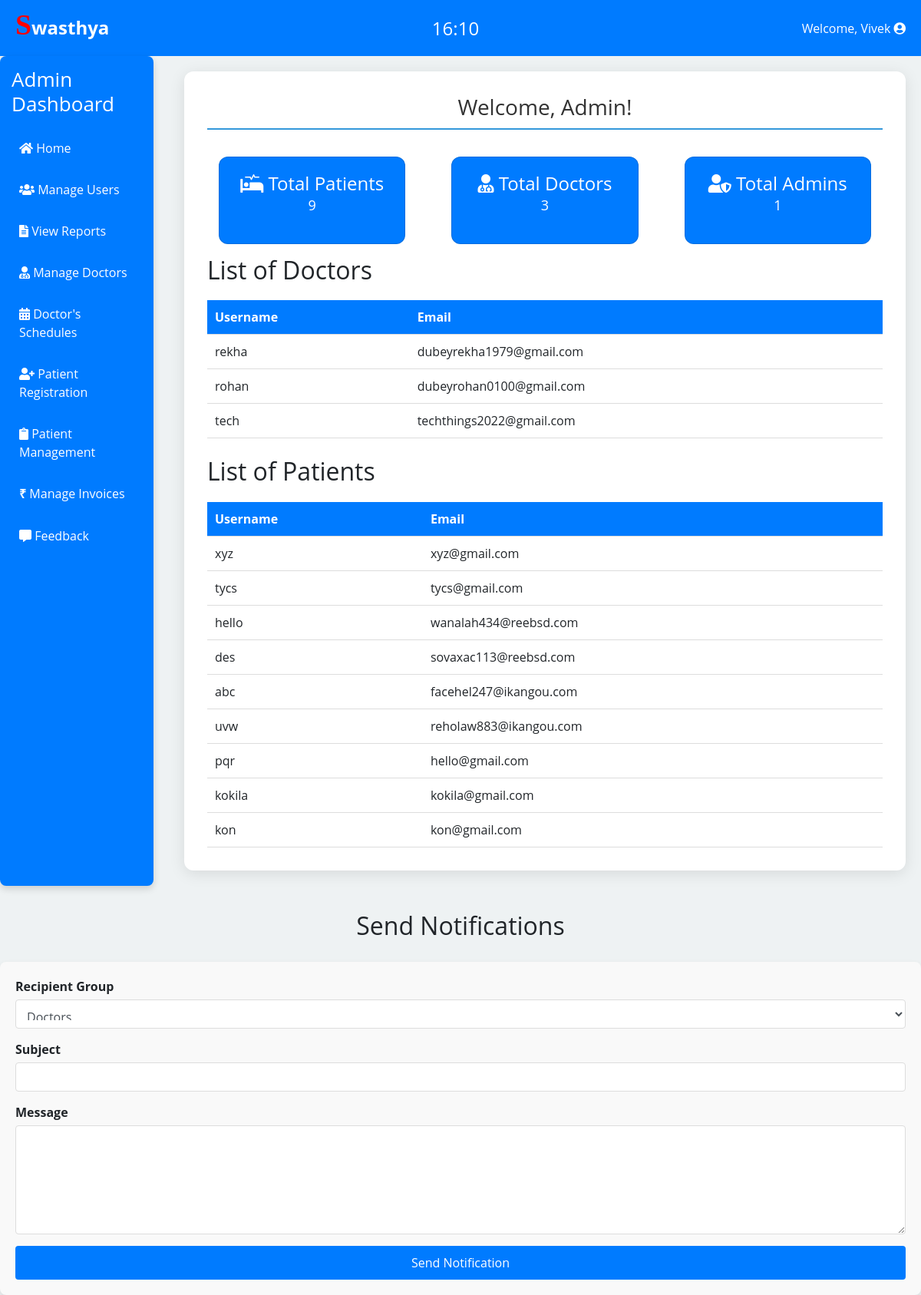
The app's page /admin/admin_dashboard.php (signed in) with its own data.
### tables this page shows
CREATE TABLE `users` (
  `id` int(11) NOT NULL,
  `username` varchar(50) NOT NULL,
  `email` varchar(100) NOT NULL,
  `password` varchar(255) NOT NULL,
  `otp` varchar(6) DEFAULT NULL,
  `otp_expiry` datetime DEFAULT NULL,
  `role` enum('admin','doctor','patient') NOT NULL,
  `created_at` datetime DEFAULT current_timestamp(),
  `reset_token` varchar(100) DEFAULT NULL,
  `reset_time` datetime DEFAULT NULL,
  `security_question` varchar(255) DEFAULT NULL,
  `security_answer` varchar(255) DEFAULT NULL
);

### admin/admin_dashboard.php (the view, shortened to what this page needs)
<?php
require_once '../config.php';
$counts = $conn->query("SELECT role, COUNT(*) as total FROM users GROUP BY role");
$totalCounts = [];
while ($row = $counts->fetch_assoc()) {
    $totalCounts[$row['role']] = $row['total'];
}
$totalDoctors = $totalCounts['doctor'] ?? 0;
$totalPatients = $totalCounts['patient'] ?? 0;
$totalAdmins = $totalCounts['admin'] ?? 0;
$name = $conn->query("SELECT username FROM users WHERE role='admin'")->fetch_row()[0];
$doctors = $conn->query("SELECT username, email FROM users WHERE role='doctor'");
$patients = $conn->query("SELECT username, email FROM users WHERE role='patient'");
?>
<!DOCTYPE html>
<html lang="en">
<head>
    <link rel="stylesheet" href="https://stackpath.bootstrapcdn.com/bootstrap/4.5.2/css/bootstrap.min.css">
    <link rel="stylesheet" href="https://cdnjs.cloudflare.com/ajax/libs/font-awesome/5.15.4/css/all.min.css">
</head>
<body oncontextmenu="return false;" onkeydown="return disableCtrlU(event);">
    <div class="top-bar">
        <h4><b>Swasthya</b></h4>
        <div class="clock-container">
            <div class="clock" id="clock"></div>
        </div>
        <div class="logout-dropdown">
            <span>Welcome, <?php echo $name; ?> <i class="fas fa-user-circle"></i></span>
        </div>
    </div>
    <div class="d-flex">
        <div class="sidebar">
            <h2>Admin Dashboard</h2>
            <div class="nav-links">
                <a href="admin_dashboard.php"><i class="fa fa-home" aria-hidden="true"></i> Home</a>
                <a href="manage_users.php"><i class="fas fa-users"></i> Manage Users</a>
                <a href="view_reports.php"><i class="fas fa-file-alt"></i> View Reports</a>
                <a href="manage_doctors.php"><i class="fas fa-user-md"></i> Manage Doctors</a>
                <a href="manage_schedule.php"><i class="fas fa-calendar-alt"></i> Doctor's Schedules</a>
                <a href="register_patient.php"><i class="fas fa-user-plus"></i> Patient Registration</a>
                <a href="manage_records.php"><i class="fas fa-clipboard"></i> Patient Management</a>
                <a href="manage_invoices.php"><span class="rupee-symbol">₹</span> Manage Invoices</a>
                <a href="feed.php"><i class="fas fa-comment-alt"></i> Feedback</a>
            </div>
        </div>
        <div class="dashboard">
            <h1>Welcome, Admin!</h1>
            <div class="row">
                <div class="col-md-4">
                    <div class="card">
                        <h2><i class="fas fa-procedures"></i> Total Patients</h2>
                        <p><?php echo $totalPatients; ?></p>
                    </div>
                </div>
                <div class="col-md-4">
                    <div class="card">
                        <h2><i class="fas fa-user-md"></i> Total Doctors</h2>
                        <p><?php echo $totalDoctors; ?></p>
                    </div>
                </div>
                <div class="col-md-4">
                    <div class="card">
                        <h2><i class="fas fa-user-shield"></i> Total Admins</h2>
                        <p><?php echo $totalAdmins; ?></p>
                    </div>
                </div>
            </div>
            <h2>List of Doctors</h2>
            <table>
                <thead>
                    <tr>
                        <th>Username</th>
                        <th>Email</th>
                    </tr>
                </thead>
                <tbody>
                    <?php while ($doctor = $doctors->fetch_assoc()) { ?>
                        <tr>
                            <td><?php echo $doctor['username']; ?></td>
                            <td><?php echo $doctor['email']; ?></td>
                        </tr>
                    <?php } ?>
                </tbody>
            </table>
            <br>
            <h2>List of Patients</h2>
            <table>
                <thead>
                    <tr>
                        <th>Username</th>
                        <th>Email</th>
                    </tr>
                </thead>
                <tbody>
                    <?php while ($patient = $patients->fetch_assoc()) { ?>
                        <tr>
                            <td><?php echo $patient['username']; ?></td>
                            <td><?php echo $patient['email']; ?></td>
                        </tr>
                    <?php } ?>
                </tbody>
            </table>
        </div>
    </div>
    <h2 id="send_notifications" style="text-align: center;">Send Notifications</h2>
    <div class="form-container">
        <form method="post" action="">
            <div class="form-group">
                <label for="recipient_group">Recipient Group</label>
                <select id="recipient_group" name="recipient_group" class="form-control">
                    <option value="doctor">Doctors</option>
                </select>
            </div>
            <div class="form-group">
                <label for="subject">Subject</label>
                <input type="text" id="subject" name="subject" class="form-control" required>
            </div>
            <div class="form-group">
                <label for="message">Message</label>
                <textarea id="message" name="message" class="form-control" rows="5" required></textarea>
            </div>
            <button type="submit" class="btn btn-primary">Send Notification</button>
        </form>
    </div>
</body>
</html>

### admin/admin_dashboard.php (style rules this page uses)
body { font-family: 'Open Sans', sans-serif; background-color: #eef2f3; margin: 0; display: flex; flex-direction: column; min-height: 100vh; }
.top-bar { display: flex; justify-content: space-between; align-items: center; width: 100%; padding: 10px 20px; background-color: #007bff; color: #fff; }
.clock-container { flex-grow: 1; text-align: center; }
.clock { font-size: 24px; }
.logout-dropdown { position: relative; display: inline-block; }
.sidebar { background: #007bff; padding: 15px; width: 200px; border-radius: 8px; margin-right: 20px; box-shadow: 0 4px 10px rgba(0, 0, 0, 0.15); flex-shrink: 0; }
.sidebar h2 { color: #fff; font-size: 26px; margin-bottom: 20px; }
.nav-links { display: flex; flex-direction: column; gap: 10px; }
.nav-links a { color: #fff; text-decoration: none; padding: 10px; border-radius: 30px; transition: background 0.3s, transform 0.2s; }
.dashboard { flex: 1; background: #fff; padding: 30px; border-radius: 12px; box-shadow: 0 4px 20px rgba(0, 0, 0, 0.1); margin: 20px; }
h1 { color: #333; margin-bottom: 20px; font-size: 28px; text-align: center; border-bottom: 2px solid #3498db; padding-bottom: 10px; }
.card { margin: 15px; padding: 20px; background: #007bff; color: #fff; border-radius: 12px; text-align: center; transition: transform 0.3s, box-shadow 0.3s; }
.card h2 { margin: 0; font-size: 24px; }
.card p { font-size: 18px; }
.rupee-symbol { font-family: 'FontAwesome', 'Arial', sans-serif; font-weight: bold; }
h4::first-letter { font-family: Lucida Calligraphy; font-size:1cm; color:red; }
table { width: 100%; border-collapse: collapse; margin-top: 20px; }
th, td { padding: 10px; text-align: left; border-bottom: 1px solid #ddd; }
th { background-color: #007bff; color: white; }
.form-container { margin-top: 20px; background-color: #f9f9f9; padding: 20px; border-radius: 8px; box-shadow: 0 4px 8px rgba(0, 0, 0, 0.1); }
.form-group { margin-bottom: 15px; }
.form-group label { font-weight: bold; margin-bottom: 5px; display: block; }
.form-group input, .form-group select, .form-group textarea, .btn-primary { width: 100%; padding: 10px; border-radius: 4px; border: 1px solid #ddd; transition: border-color 0.3s; }
.btn-primary { background-color: #007bff; color: #fff; border: none; cursor: pointer; transition: background-color 0.3s, transform 0.2s; }

### records on screen
users: username "Vivek"
users: username "rekha", email "dubeyrekha1979@gmail.com"
users: username "rohan", email "dubeyrohan0100@gmail.com"
users: username "tech", email "techthings2022@gmail.com"
users: username "xyz", email "xyz@gmail.com"
users: username "tycs", email "tycs@gmail.com"
users: username "hello", email "wanalah434@reebsd.com"
users: username "des", email "sovaxac113@reebsd.com"
users: username "abc", email "facehel247@ikangou.com"
users: username "uvw", email "reholaw883@ikangou.com"
users: username "pqr", email "hello@gmail.com"
users: username "kokila", email "kokila@gmail.com"
users: username "kon", email "kon@gmail.com"

### other values on screen
$totalPatients "9"
$totalDoctors "3"
$totalAdmins "1"
